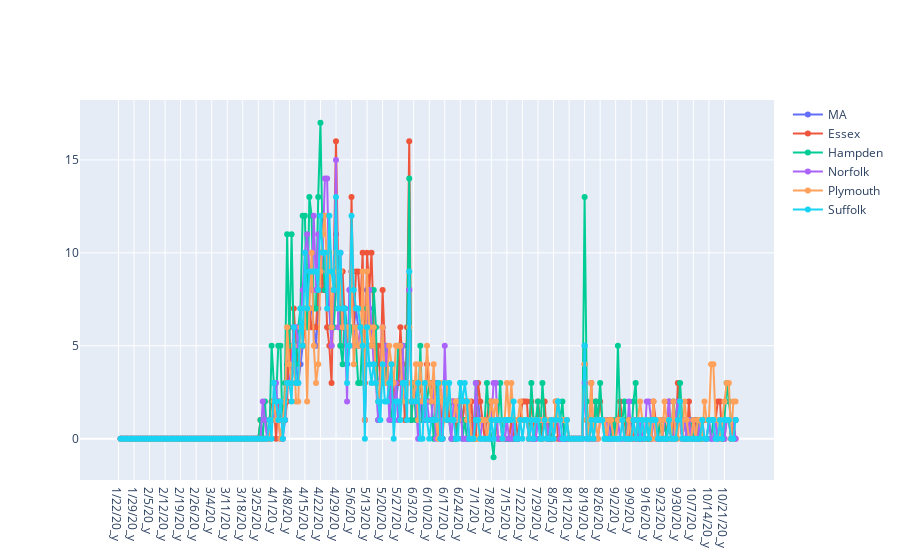

Source (notebook cell):
### Markdown cell above
#### Plot Daily Trends (New Deaths)

### Code cell
#Plotting Daily trends 

trace0 = go.Scatter(x=dailyTrendsDeaths.index, y=dailyTrendsDeaths["MA Deaths(Norm)"], 
                    name="MA", 
                    mode="lines+markers") 

trace1 = go.Scatter(x=dailyTrendsDeaths.index, y=dailyTrendsDeaths["Essex Cases(Norm)"], 
                    name="Essex", 
                    mode="lines+markers")  

trace2 = go.Scatter(x=dailyTrendsDeaths.index, y=dailyTrendsDeaths["Hampden Cases(Norm)"], 
                    name="Hampden", 
                    mode="lines+markers") 

trace3 = go.Scatter(x=dailyTrendsDeaths.index, y=dailyTrendsDeaths["Norfolk Cases(Norm)"], 
                    name="Norfolk", 
                    mode="lines+markers") 

trace4 = go.Scatter(x=dailyTrendsDeaths.index, y=dailyTrendsDeaths["Plymouth Cases(Norm)"], 
                    name="Plymouth", 
                    mode="lines+markers") 

trace5 = go.Scatter(x=dailyTrendsDeaths.index, y=dailyTrendsDeaths["Suffolk Cases(Norm)"], 
                    name="Suffolk", 
                    mode="lines+markers") 


mydata = go.Data([trace0, trace1,trace2, trace3,trace4,trace5])

mylayout = go.Layout(
    title=""
)

fig = go.Figure(data=mydata, layout=mylayout)

plotly.offline.iplot(fig, filename = '')

### Figure 1 — Plotly figure (JSON) as saved in the notebook; plotly's stock layout.template omitted (floating-point values rounded to 4 significant figures; data arrays with more than 128 entries replaced by an {"elided": "..."} marker saying what was removed)
{"data": [{"mode": "lines+markers", "name": "MA", "type": "scatter", "x": {"elided": "279 str values"}, "y": {"elided": "279 int values"}}, {"mode": "lines+markers", "name": "Essex", "type": "scatter", "x": {"elided": "279 str values"}, "y": {"elided": "279 int values"}}, {"mode": "lines+markers", "name": "Hampden", "type": "scatter", "x": {"elided": "279 str values"}, "y": {"elided": "279 int values"}}, {"mode": "lines+markers", "name": "Norfolk", "type": "scatter", "x": {"elided": "279 str values"}, "y": {"elided": "279 int values"}}, {"mode": "lines+markers", "name": "Plymouth", "type": "scatter", "x": {"elided": "279 str values"}, "y": {"elided": "279 int values"}}, {"mode": "lines+markers", "name": "Suffolk", "type": "scatter", "x": {"elided": "279 str values"}, "y": {"elided": "279 int values"}}], "layout": {"title": {"text": ""}}}
